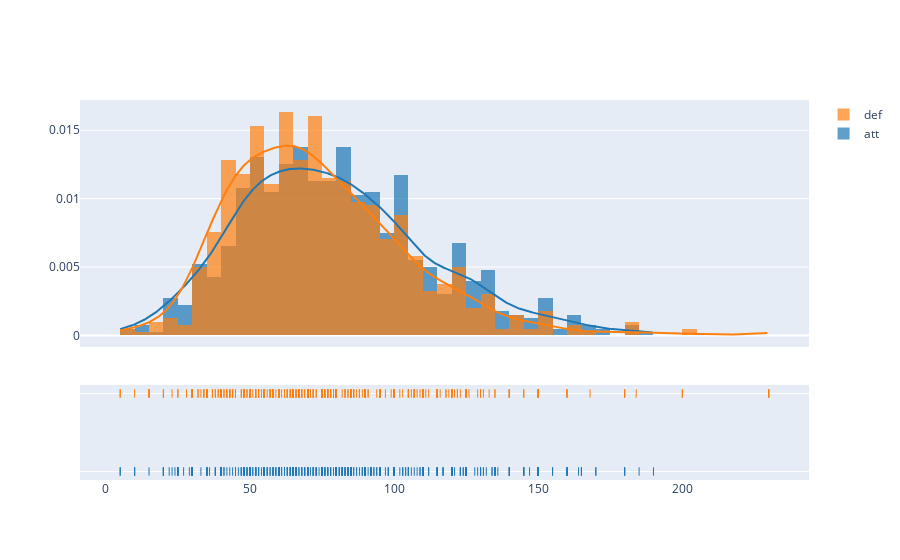

Notebook cell for this chart:
### Code cell
# lihat distribusi antar dua variable(attack & defense)
hist_data = [df['att'],df['def']]
group_labels = ['att','def']

fig = ff.create_distplot(hist_data, group_labels, bin_size=5)
iplot(fig, filename='Distplot of attack and defense')

### Figure 1 — Plotly figure (JSON) as saved in the notebook; plotly's stock layout.template omitted (floating-point values rounded to 4 significant figures; data arrays with more than 128 entries replaced by an {"elided": "..."} marker saying what was removed)
{"data": [{"autobinx": false, "histnorm": "probability density", "legendgroup": "att", "marker": {"color": "rgb(31, 119, 180)"}, "name": "att", "opacity": 0.7, "type": "histogram", "x": {"elided": "800 int values"}, "xaxis": "x", "xbins": {"end": 190, "size": 5, "start": 5}, "yaxis": "y"}, {"autobinx": false, "histnorm": "probability density", "legendgroup": "def", "marker": {"color": "rgb(255, 127, 14)"}, "name": "def", "opacity": 0.7, "type": "histogram", "x": {"elided": "800 int values"}, "xaxis": "x", "xbins": {"end": 230, "size": 5, "start": 5}, "yaxis": "y"}, {"legendgroup": "att", "marker": {"color": "rgb(31, 119, 180)"}, "mode": "lines", "name": "att", "showlegend": false, "type": "scatter", "x": {"elided": "500 float values"}, "xaxis": "x", "y": {"elided": "500 float values"}, "yaxis": "y"}, {"legendgroup": "def", "marker": {"color": "rgb(255, 127, 14)"}, "mode": "lines", "name": "def", "showlegend": false, "type": "scatter", "x": {"elided": "500 float values"}, "xaxis": "x", "y": {"elided": "500 float values"}, "yaxis": "y"}, {"legendgroup": "att", "marker": {"color": "rgb(31, 119, 180)", "symbol": "line-ns-open"}, "mode": "markers", "name": "att", "showlegend": false, "type": "scatter", "x": {"elided": "800 int values"}, "xaxis": "x", "y": {"elided": "800 str values"}, "yaxis": "y2"}, {"legendgroup": "def", "marker": {"color": "rgb(255, 127, 14)", "symbol": "line-ns-open"}, "mode": "markers", "name": "def", "showlegend": false, "type": "scatter", "x": {"elided": "800 int values"}, "xaxis": "x", "y": {"elided": "800 str values"}, "yaxis": "y2"}], "layout": {"barmode": "overlay", "hovermode": "closest", "legend": {"traceorder": "reversed"}, "xaxis": {"anchor": "y2", "domain": [0, 1], "zeroline": false}, "yaxis": {"anchor": "free", "domain": [0.35, 1], "position": 0}, "yaxis2": {"anchor": "x", "domain": [0, 0.25], "dtick": 1, "showticklabels": false}}}
